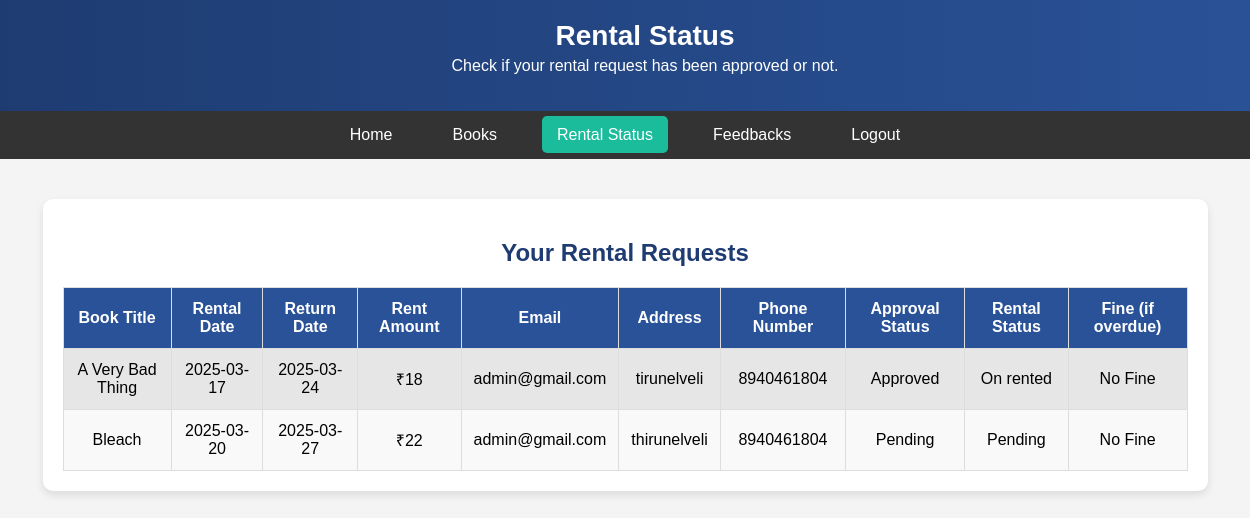
The app's page /rental_status.php (signed in), older data.
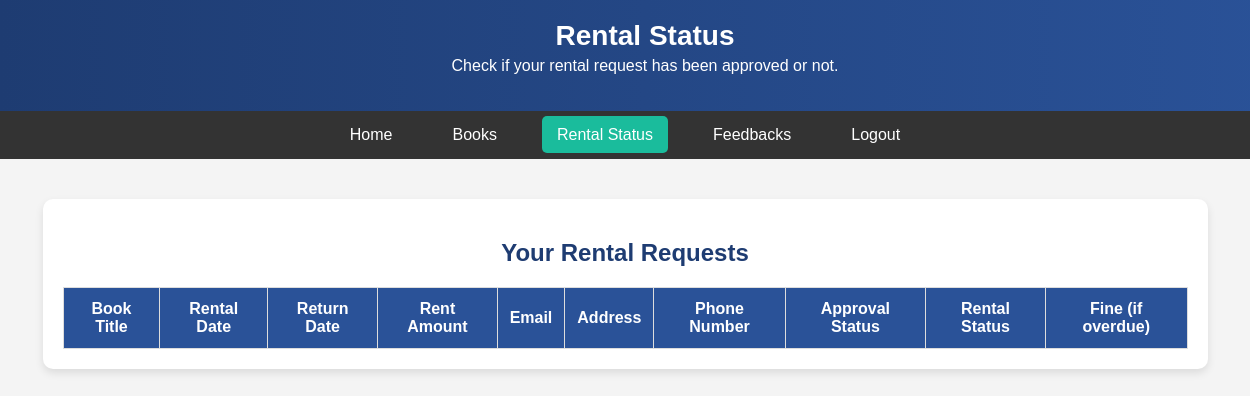
The same page, newer data.
### tables this page shows
CREATE TABLE `rentals` (
  `rental_id` int(11) NOT NULL,
  `user_id` int(11) NOT NULL,
  `book_id` int(11) NOT NULL,
  `rental_date` date NOT NULL DEFAULT current_timestamp(),
  `return_date` date NOT NULL,
  `address` varchar(255) NOT NULL,
  `approval_status` enum('pending','approved','rejected') NOT NULL DEFAULT 'pending',
  `rental_status` enum('on rented','returned','overdue','pending') NOT NULL DEFAULT 'pending'
);

CREATE TABLE `books` (
  `book_id` int(11) NOT NULL,
  `key_slug` varchar(255) NOT NULL,
  `title` varchar(255) NOT NULL,
  `author` varchar(255) NOT NULL,
  `description` text NOT NULL,
  `rent_amount` int(11) NOT NULL DEFAULT 20,
  `category` varchar(255) NOT NULL,
  `image` varchar(255) NOT NULL,
  `created_at` timestamp NOT NULL DEFAULT current_timestamp()
);

CREATE TABLE `users` (
  `user_id` int(11) NOT NULL,
  `username` varchar(50) NOT NULL,
  `email` varchar(100) NOT NULL,
  `password` varchar(255) NOT NULL,
  `created_at` timestamp NOT NULL DEFAULT current_timestamp(),
  `role` enum('user','admin') NOT NULL DEFAULT 'user',
  `phone_number` bigint(20) NOT NULL
);

### rental_status.php (the view, shortened to what this page needs)
<?php
include("db_connection.php");
$user_id = $_SESSION['user_id'];
$fine_per_day = 10;
$conn->query("UPDATE rentals SET rental_status = 'overdue'
              WHERE rental_status = 'on rented' AND return_date < CURDATE()");
$sql = "SELECT rentals.*, books.title, books.rent_amount,
               users.username, users.email, users.phone_number, rentals.address, rentals.approval_status, rentals.rental_status,
               IF(rentals.rental_status = 'overdue', DATEDIFF(CURDATE(), rentals.return_date) * $fine_per_day, 0) AS fine_amount
        FROM rentals
        JOIN books ON rentals.book_id = books.book_id
        JOIN users ON rentals.user_id = users.user_id
        WHERE rentals.user_id = '$user_id'
        ORDER BY rentals.return_date ASC";
$result = $conn->query($sql);
?>
<!DOCTYPE html>
<html lang="en">
<head>
  <link rel="stylesheet" href="css/rental_status.css">
</head>
<body>
  <header>
    <h1>Rental Status</h1>
    <p>Check if your rental request has been approved or not.</p>
  </header>
  <nav class="navbar">
    <ul>
      <li><a href="dashboard.php">Home</a></li>
      <li><a href="book-images.php">Books</a></li>
      <li><a href="rental_status.php" class="active">Rental Status</a></li>
      <li><a href="feedback.php">Feedbacks</a></li>
      <li><a href="welcome.php">Logout</a></li>
    </ul>
  </nav>
  <div class="container">
    <section class="rental-status">
      <h2>Your Rental Requests</h2>
      <table border="1">
        <tr>
          <th>Book Title</th>
          <th>Rental Date</th>
          <th>Return Date</th>
          <th>Rent Amount</th>
          <th>Email</th>
          <th>Address</th>
          <th>Phone Number</th>
          <th>Approval Status</th>
          <th>Rental Status</th>
          <th>Fine (if overdue)</th>
        </tr>
        <?php while ($row = $result->fetch_assoc()) { ?>
          <tr>
            <td><?php echo htmlspecialchars($row['title']); ?></td>
            <td><?php echo htmlspecialchars($row['rental_date']); ?></td>
            <td><?php echo htmlspecialchars($row['return_date']); ?></td>
            <td>₹<?php echo htmlspecialchars($row['rent_amount']); ?></td>
            <td><?php echo htmlspecialchars($row['email']); ?></td>
            <td><?php echo htmlspecialchars($row['address']); ?></td>
            <td><?php echo htmlspecialchars($row['phone_number']); ?></td>
            <td><?php echo ucfirst($row['approval_status']); ?></td>
            <td>
              <?php
                $status = ucfirst($row['rental_status']);
                echo ($status == 'Overdue') ? "<span style='color: red; font-weight: bold;'>$status</span>" : $status;
              ?>
            </td>
            <td>
              <?php
                echo ($row['rental_status'] == 'overdue')
                  ? "<span style='color: red;'>₹" . htmlspecialchars($row['fine_amount']) . "</span>"
                  : "No Fine";
              ?>
            </td>
          </tr>
        <?php } ?>
      </table>
    </section>
  </div>
</body>
</html>

Row changes from the older to the newer data that the page shows:
removed rentals: book.title "A Very Bad Thing", rental_date "2025-03-17", return_date "2025-03-24", book.rent_amount "18", user.email "admin@gmail.com", address "tirunelveli", user.phone_number "8940461804", approval_status "Approved", rental_status "On rented", shows "No Fine"
removed rentals: book.title "Bleach", rental_date "2025-03-20", return_date "2025-03-27", book.rent_amount "22", user.email "admin@gmail.com", address "thirunelveli", user.phone_number "8940461804", approval_status "Pending", rental_status "Pending", shows "No Fine"
